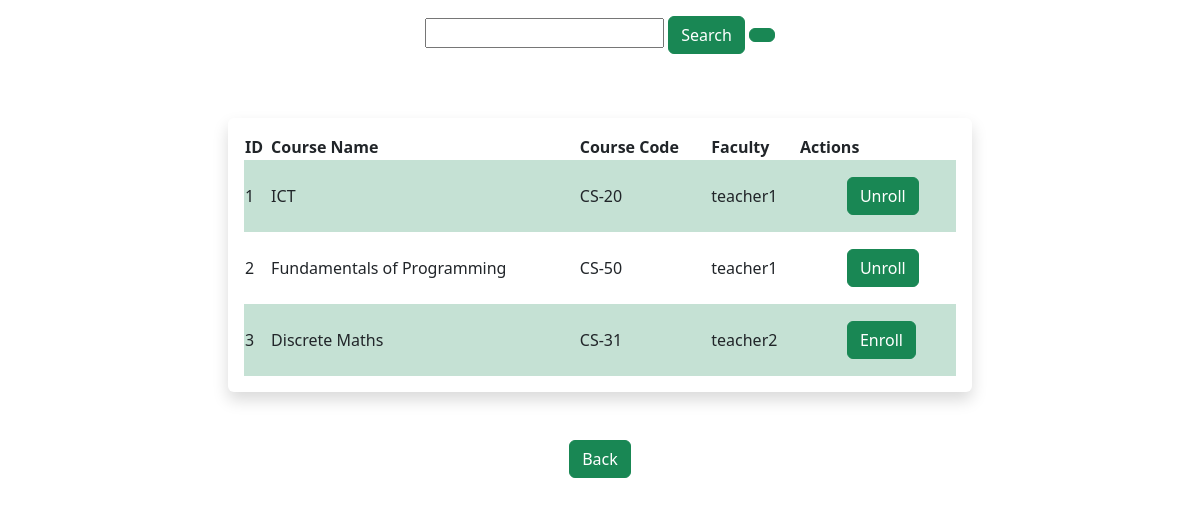
The app's page /dashboard_teacher/10/courses (signed in) with its own data.
### taalim/models.py (models this page shows, shortened)
class User(AbstractUser):
    is_student = models.BooleanField(default=False)
    is_teacher = models.BooleanField(default=False)
    GENDERS = (
    ("M", "Male"),
    ("F", "Female"),)
    gender = models.CharField(max_length=1, choices=GENDERS, default="M")
    profile_pic = models.ImageField(null=True, blank=True)
    address = models.TextField(max_length=100, default="")

class Course(models.Model):
    course_code = models.CharField(max_length=5)
    course_name = models.CharField(max_length=255)
    credit_hours = models.IntegerField( validators=[
        MinValueValidator(0), MaxValueValidator(30)
    ])
    instructor = models.ForeignKey(User, related_name='teaches', on_delete=models.CASCADE, limit_choices_to={"is_teacher": True})
    created_at = models.DateTimeField(auto_now_add=True)
    updated_at = models.DateTimeField(auto_now=True)
    students = models.ManyToManyField(User, related_name="enrolled_in", blank=True, limit_choices_to={"is_student": True})
    def __str__(self):
        return f"{self.course_name}"

### taalim/views.py (the view)
# urls.py: path("dashboard_teacher/<int:pk>/courses", views.view_course, name="view_course"),
@login_required
def view_course(request, pk):
    if(request.method == "GET"):
        courses = Course.objects.all()
        search = request.GET.get("search", False)
        if(search):
            query = Q(course_name__contains=search)
            courses = Course.objects.filter(query)
        if(request.user.is_student):
            semester = Semester.objects.get(students=request.user.id)
            semester_courses = semester.courses.all()
            print(semester_courses)
        if(request.user.is_teacher):
            semester_courses = courses
        if(request.user.is_superuser):
            semester_courses = courses
    user = request.user
    return render(request, 'taalim/course-list.html', {
        "courses": courses,
        "user": user,
        "semester_courses": semester_courses
    })

### taalim/templates/taalim/course-list.html (shortened to what this page needs)
{% extends './base.html' %}
{%  load static %}
{% load bootstrap5 %}
{% load bootstrap_icons %}
{% block content %}
<div class="container d-flex flex-column justify-content-center align-items-center ">
    <form>
      <input type="text" name="search"       {% if search %} value={{search}} {% endif %}>
      <button type="submit" class="btn btn-success my-3">Search</button>
      <button onclick="window.location='{% url "taalim:view_course" pk=user.id%}'" class="btn btn-success my-3"> {% bs_icon 'arrow-counterclockwise' %}</button>
    </form>
<div class="shadow p-3 rounded mt-5 col-8" >
<table style="width: 100%;height: 100%; ">
    <tr>
        <th>ID</th>
      <th>Course Name</th>
      <th>Course Code</th>
      <th>Faculty</th>
      <th>Actions</th>
    </tr>
    {% for course in courses %}
    <tr class="{% cycle "bg bg-success bg-opacity-25" "" %}" >
    <td>{{forloop.counter}}</td>
    <td>{{course}}</td>
      <td>{{course.course_code}}</td>
      <td>{{course.instructor}}</td>
      <td class="ps-5">
      {% if user.is_teacher %}
        {% if user.get_username == course.instructor|stringformat:"s" %}
        <button onclick="window.location='{% url "taalim:roster" pk=user.id id=course.id %}'" class="btn btn-success my-3"> {% bs_icon 'check2-square' %}Roster</button>
        <button onclick="window.location='{% url "taalim:take_attendance" pk=user.id  id=course.id%}'" class="btn btn-success my-3"> {% bs_icon 'clock' %}Attendance</button>
        <button onclick="window.location='{% url "taalim:edit_course" pk=user.id id=course.id %}'" class="btn btn-success my-3"> {% bs_icon 'pencil-square' %}Edit</button>
        <button onclick="window.location='{% url "taalim:delete_course" pk=user.id id=course.id %}'" class="btn btn-success my-3"> {% bs_icon 'trash3' %}Delete</button>
        <button onclick="window.location='{% url "taalim:grade_course" pk=user.id id=course.id%}'" class="btn btn-success my-3"> {% bs_icon 'file-earmark-check' %}Grade Course</button>
        {% else %}
        <button onclick="window.location='{% url "taalim:roster" pk=user.id id=course.id %}'" class="btn btn-success my-3"> {% bs_icon 'check2-square' %}Roster</button>
        {% endif %}
        {% elif user.is_superuser %}
        <button onclick="window.location='{% url "taalim:roster_admin" pk=user.id id=course.id %}'" class="btn btn-success my-3"> {% bs_icon 'check2-square' %}Roster</button>
        {% elif user.is_student %}
        {% if course in semester_courses %}
      <button onclick="window.location='{% url "taalim:unroll" pk=user.id id=course.id %}'" class="btn btn-success my-3"> {% bs_icon 'check2-square' %}Unroll</button>
      {% else %}
        <button onclick="window.location='{% url "taalim:enroll" pk=user.id id=course.id %}'" class="btn btn-success my-3"> {% bs_icon 'check2-square' %}Enroll</button>
      {% endif%}
        {% endif %}
      </td>
    </tr>
    {% endfor %}
  </table>
</div>
{% if user.is_teacher %}
<button onclick="window.location='{% url "taalim:dashboard_teacher" pk=user.id %}'" class="btn btn-success mt-5">Back</button>
{% elif user.is_student %}
<button onclick="window.location='{% url "taalim:dashboard_student" pk=user.id %}'" class="btn btn-success mt-5">Back</button>
{% elif user.is_superuser %}
<button onclick="window.location='{% url "taalim:dashboard_admin" pk=user.id %}'" class="btn btn-success mt-5">Back</button>
{% endif %}
</div>
{% endblock%}

### records on screen
Course: course_name "ICT", course_code "CS-20", instructor "teacher1", shows "Unroll"
Course: course_name "Fundamentals of Programming", course_code "CS-50", instructor "teacher1", shows "Unroll"
Course: course_name "Discrete Maths", course_code "CS-31", instructor "teacher2", shows "Enroll"
